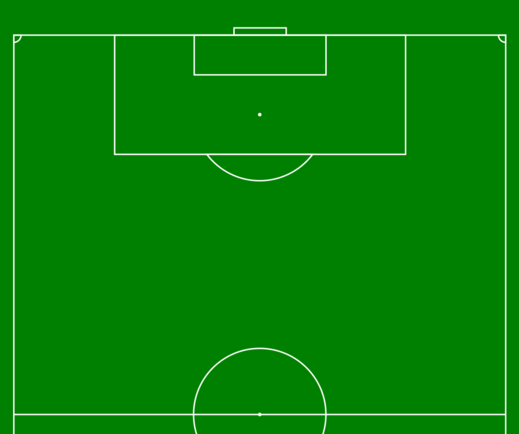
#> input picture Datasets/soccer field layout/soccer_field_layout.png, 519 x 434 px
$ python extract_layout_points_v1.py
#> lines starting #> are read from the running program, lines starting #| are printed output that depends on the picture; after the words box and inside, x2 and y2 are one past the last pixel; in counts of white or black regions, pixels touching at a corner belong together

import cv2
import numpy as np
import os

class InteractiveImageMarker:
    def __init__(self, image_path):
        self.image_path = image_path
        self.original_image = cv2.imread(image_path, cv2.IMREAD_COLOR)
#> self.original_image is the input picture: shape (434, 519, 3); mean B, G, R 5, 130.5, 5
        if self.original_image is None:
            raise ValueError("Error loading image")
        self.image = self.original_image.copy()
        self.points = []  # To store points clicked by the user
        self.prompts = [
            "Right circle",
            "Left circle",
            "Behind circle",
            "Front circle",
            "Back middle line",
            "Front middle line",
            "Corner back left",
            "Corner back right",
            "Corner front left",
            "Corner front right"
        ]

    def click_and_draw(self, event, x, y, flags, param):
        """Callback function for mouse click events."""
        if event == cv2.EVENT_LBUTTONDOWN:
            # Draw a blue point with an index order number next to it
            cv2.circle(self.image, (x, y), 3, (255, 0, 0), -1)
            index = len(self.points)
            cv2.putText(self.image, str(index), (x + 5, y + 5), cv2.FONT_HERSHEY_SIMPLEX, 0.5, (255, 0, 0), 1)
            self.points.append((x, y))
            self.update_prompt_display()
            cv2.imshow("Image", self.image)

    def update_prompt_display(self):
        """Update the image with the current prompt for the next point to be marked."""
        self.image = self.original_image.copy()
        for i, (x, y) in enumerate(self.points):
            cv2.circle(self.image, (x, y), 3, (255, 0, 0), -1)
            cv2.putText(self.image, str(i), (x + 5, y + 5), cv2.FONT_HERSHEY_SIMPLEX, 0.5, (255, 0, 0), 1)

        # Display the prompt for the next point if there are prompts left
        if len(self.points) < len(self.prompts):
            prompt = self.prompts[len(self.points)]
            cv2.putText(self.image, prompt, (10, 30), cv2.FONT_HERSHEY_SIMPLEX, 0.7, (0, 255, 0), 2)
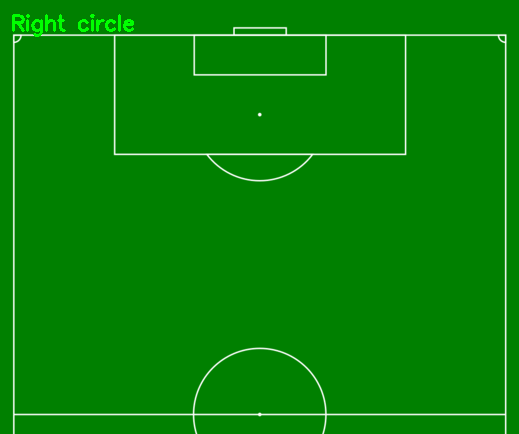
#> self.image: shape (434, 519, 3); 0.4% of pixels changed, all inside (x1, y1, x2, y2) = (12, 14, 134, 37)

        cv2.imshow("Image", self.image)

    def redraw_points(self):
        """Redraw all points on the image and update the prompt."""
        self.image = self.original_image.copy()
        for i, (x, y) in enumerate(self.points):
            cv2.circle(self.image, (x, y), 3, (255, 0, 0), -1)
            cv2.putText(self.image, str(i), (x + 5, y + 5), cv2.FONT_HERSHEY_SIMPLEX, 0.5, (255, 0, 0), 1)
        self.update_prompt_display()

    def remove_last_point(self):
        """Remove the last point added by the user."""
        if self.points:
            self.points.pop()
            self.redraw_points()

    def save_points(self):
        """Save the points to a file in the same directory as the input image."""
        points_array = np.array(self.points)
        print("Points Array:\n", points_array)

        # Extract directory from the image path
        directory = os.path.dirname(self.image_path)

        # Construct the file path for saving the points
        base_filename = os.path.basename(self.image_path)
        name, ext = os.path.splitext(base_filename)
        points_file_path = os.path.join(directory, f"{name}_points.npy")

        np.save(points_file_path, points_array)
        print(f"Points saved to {points_file_path}")

    def run(self):
        """Main loop for handling events."""
        cv2.namedWindow("Image")
        cv2.setMouseCallback("Image", self.click_and_draw)
        self.update_prompt_display()  # Initial prompt display
        cv2.imshow("Image", self.image)

        while True:
            key = cv2.waitKey(1) & 0xFF
#> (key Esc is pressed here)
            if key == ord('n'):
                self.remove_last_point()
            elif key == ord('s'):
                self.save_points()
                break
            elif key == 27:  # ESC key to exit
                break

        cv2.destroyAllWindows()

if __name__ == "__main__":
    marker = InteractiveImageMarker("../../../Datasets/soccer field layout/soccer_field_layout.png")
    marker.run()
